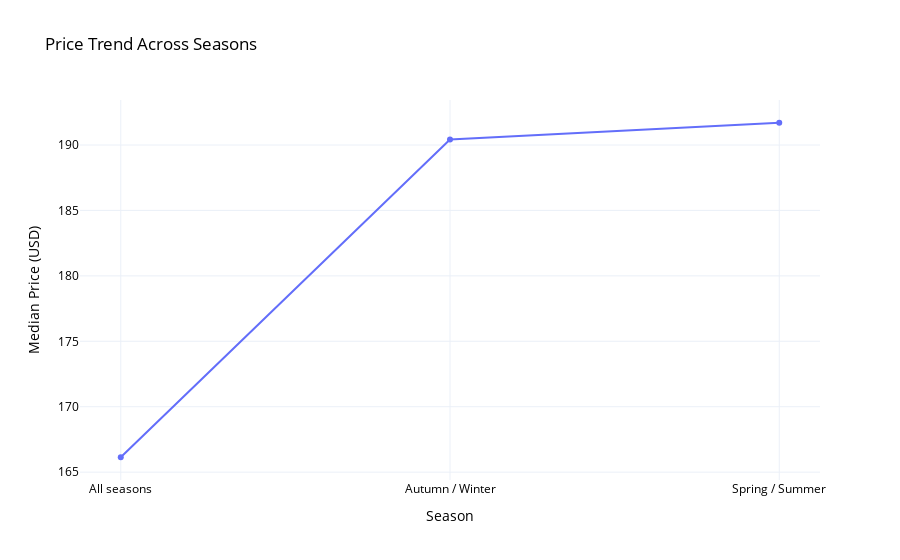

Notebook code cell kept with this figure:
### Code cell
fig = px.line(
    seasonal_prices,
    x='product_season',
    y='price_usd',
    title='Price Trend Across Seasons',
    labels={'product_season': 'Season', 'price_usd': 'Median Price (USD)'},
    template='plotly_white',
    markers=True
)

fig.update_layout(
    plot_bgcolor='rgba(255, 255, 255, 255)',
    paper_bgcolor='rgba(255, 255, 255, 255)',
    font=dict(color='black'),
    xaxis_title='Season',
    yaxis_title='Median Price (USD)'
)

### Figure 1 — Plotly figure (JSON) as saved in the notebook; plotly's stock layout.template omitted (floating-point values rounded to 4 significant figures)
{"data": [{"hovertemplate": "Season=%{x}<br>Median Price (USD)=%{y}<extra></extra>", "legendgroup": "", "line": {"color": "#636efa", "dash": "solid"}, "marker": {"symbol": "circle"}, "mode": "lines+markers", "name": "", "orientation": "v", "showlegend": false, "type": "scatter", "x": ["All seasons", "Autumn / Winter", "Spring / Summer"], "xaxis": "x", "y": [166.1, 190.4, 191.7], "yaxis": "y"}], "layout": {"font": {"color": "black"}, "legend": {"tracegroupgap": 0}, "paper_bgcolor": "rgba(255, 255, 255, 255)", "plot_bgcolor": "rgba(255, 255, 255, 255)", "title": {"text": "Price Trend Across Seasons"}, "xaxis": {"anchor": "y", "domain": [0, 1], "title": {"text": "Season"}}, "yaxis": {"anchor": "x", "domain": [0, 1], "title": {"text": "Median Price (USD)"}}}}
